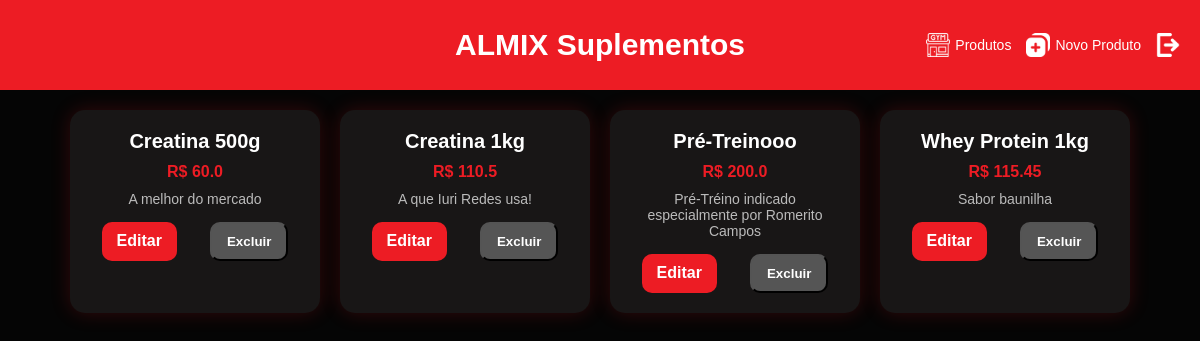
/dashboard (signed in), run on the app's committed database.
### models.py (models this page shows)
class Produtos(db.Model):
    __tablename__ = 'produtos'
    id = db.Column(db.Integer, primary_key=True)
    nome = db.Column(db.String, nullable=False)
    descricao = db.Column(db.String(30), nullable=False)
    preco = db.Column(db.Float, nullable=False)

### app.py (the view)
@app.route('/dashboard')
@login_required
def dashboard():
    produtos = Produtos.query.order_by(Produtos.id.desc()).all()
    return render_template('dashboard.html', produtos=produtos)

### app.py (called while the page is built)
@login_manager.user_loader
def load_user(user_id):
    return Usuarios.query.get(int(user_id))

### templates/dashboard.html (shortened to what this page needs)
{% extends 'base.html' %}
{% block estilos %}
<link rel="stylesheet" href="{{ url_for('static', filename='css/dashboard.css') }}">
{% endblock %}
{% block conteudo %}
<div class="produtos-container">
    {% for produto in produtos %}
        <div class="card-produto">
            <h3>{{ produto.nome }}</h3>
            <p class="preco">R$ {{ produto.preco }}</p>
            <p class="descricao">{{ produto.descricao }}</p>
            <div class="botoes-card">
                <a class="btn-editar" href="{{ url_for('editar_produto', id=produto.id) }}">Editar</a>
                <form action="{{ url_for('excluir_produto', id=produto.id) }}" method="POST">
                    <button type="submit" class="btn-excluir">Excluir</button>
                </form>
            </div>
        </div>
    {% endfor %}
</div>
{% endblock %}

### templates/base.html (shortened to what this page needs)
<!DOCTYPE html>
<html lang="en">
<head>
<link rel="stylesheet" href="{{ url_for('static', filename='css/base.css') }}">
{% block estilos %}{% endblock %}
</head>
<body>
{% block cabecalho %}
<header>
    <h1 class="home">ALMIX Suplementos</h1>
    <nav class="botoes_logged">
        <a href="{{ url_for('dashboard') }}">
            <img src="{{ url_for('static', filename='img/product.png') }}" alt="Produtos">
            <span>Produtos</span>
        </a>
        <a href="{{ url_for('cadastrar_produto') }}">
            <img src="{{ url_for('static', filename='img/newproduct.png') }}" alt="Cadastrar Produto">
            <span>Novo Produto</span>
        </a>
        <a href="{{ url_for('logout') }}">
            <img src="{{ url_for('static', filename='img/logout.png') }}" alt="Logout">
        </a>
    </nav>
</header>
{% endblock %}
<main>
{% block conteudo %}{% endblock %}
</main>
</body>
</html>

### static/css/base.css (style rules this page uses)
* { margin: 0; padding: 0; box-sizing: border-box; }
body { font-family: 'Montserrat', sans-serif; background-color: #050505; }
header { position: relative; height: 90px; display: flex; background-color: #ED1C24; align-items: center; justify-content: flex-end; padding: 0 20px; }
header > h1 { position: absolute; left: 50%; transform: translateX(-50%); font-size: 30px; font-weight: bold; color: white; }
.botoes_logged { display: flex; align-items: center; gap: 15px; }
.botoes_logged a { display: flex; align-items: center; gap: 5px; text-decoration: none; color: white; font-size: 14px; font-weight: 500; }
.botoes_logged a img { width: 24px; height: 24px; }

### static/css/dashboard.css (style rules this page uses)
.produtos-container { display: flex; flex-wrap: wrap; justify-content: center; gap: 20px; padding: 20px; }
.card-produto { width: 250px; background-color: #181616; padding: 20px; border-radius: 15px; box-shadow: 0 0 20px rgba(237, 28, 36, 0.2); color: white; text-align: center; transition: transform 0.3s ease, box-shadow 0.3s ease; }
.card-produto h3 { margin-bottom: 10px; font-size: 20px; }
.card-produto .preco { font-weight: bold; margin-bottom: 10px; color: #ED1C24; }
.card-produto .descricao { font-size: 14px; color: #bbb; margin-bottom: 15px; }
.botoes-card { display: flex; justify-content: space-around; gap: 10px; }
.btn-editar, .btn-excluir { display: inline-block; padding: 10px 15px; border-radius: 10px; color: white; font-weight: bold; text-decoration: none; transition: 0.3s ease; }
.btn-editar { background-color: #ED1C24; }
.btn-excluir { background-color: #555; }

### data on the page
Produtos: nome "Creatina 500g", preco "60.0", descricao "A melhor do mercado"
Produtos: nome "Creatina 1kg", preco "110.5", descricao "A que Iuri Redes usa!"
Produtos: nome "Pré-Treinooo", preco "200.0", descricao "Pré-Tréino indicado especialmente por Romerito Campos"
Produtos: nome "Whey Protein 1kg", preco "115.45", descricao "Sabor baunilha"
